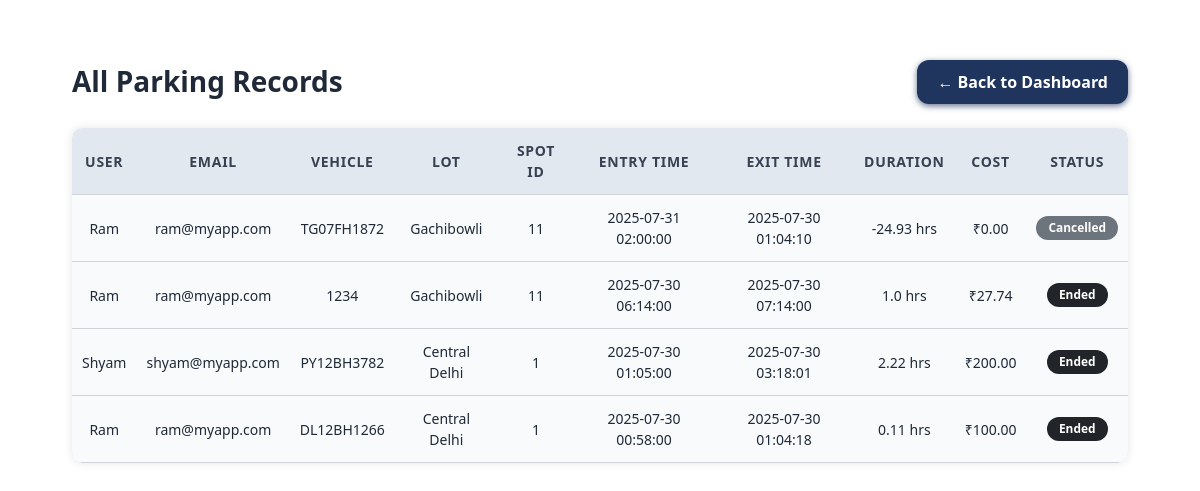
The page /admin/all_parking_records (signed in) on the database its author committed.
### backend/models.py (models this page shows, shortened)
class User(db.Model, UserMixin):
    __tablename__ = "User"
    id = db.Column(db.Integer, primary_key = True, autoincrement = True)
    name = db.Column(db.String, nullable = False)
    email = db.Column(db.String, unique =True, nullable = False)
    password = db.Column(db.String, nullable = False)
    address = db.Column(db.String, nullable = False)
    phone = db.Column(db.String, nullable = False)

class Vehicle(db.Model):
    __tablename__ = "Vehicle"
    id = db.Column(db.Integer, primary_key = True, autoincrement = True)
    user_id= db.Column(db.Integer, db.ForeignKey("User.id"), nullable = False)
    vehicle_type = db.Column(db.String, nullable = False)
    vehicle_number= db.Column(db.String, unique = True, nullable = False)
    user = db.relationship("User", backref = "vehicles")

class ParkingLot(db.Model):
    __tablename__ = "ParkingLot"
    id = db.Column(db.Integer, primary_key = True, autoincrement = True)
    location = db.Column(db.String, nullable = False)
    address = db.Column(db.String, nullable = False)
    price = db.Column(db.Integer, nullable = False)
    no_of_spots = db.Column(db.Integer, nullable = False)

class Reservation(db.Model):
    __tablename__ = "Reservation"
    id = db.Column(db.Integer, primary_key = True, autoincrement = True)
    spot_id = db.Column(db.Integer, db.ForeignKey("ParkingSpot.id"), nullable = False)
    user_id = db.Column(db.Integer, db.ForeignKey("User.id"), nullable = False)
    vehicle_id = db.Column(db.Integer, db.ForeignKey("Vehicle.id"), nullable=True)
    status = db.Column(db.String, nullable = False)
    cost = db.Column(db.Numeric(10, 2), nullable=False)
    entry_ts = db.Column(db.DateTime(timezone=True), default=lambda:datetime.now(IST))
    exit_ts = db.Column(db.DateTime(timezone=True))
    user = db.relationship("User", backref = "reservations")
    spot = db.relationship("ParkingSpot", backref = "reservations")
    vehicle = db.relationship("Vehicle", backref="reservations")

### backend/routes.py (the view)
@routes_bp.route('/admin/all_parking_records', methods=['GET'])
@login_required
def all_parking_records():
    reservations = Reservation.query.order_by(Reservation.entry_ts.desc()).all()
    records = []
    for res in reservations:
        user = res.user
        vehicle = res.vehicle
        lot = res.spot.lot
        spot = res.spot
        entry = res.entry_ts.astimezone(IST) if res.entry_ts else None
        exit_ = res.exit_ts.astimezone(IST) if res.exit_ts else None
        duration_hours = None
        if entry and exit_:
            duration_seconds = (exit_ - entry).total_seconds()
            duration_hours = round(duration_seconds / 3600, 2)
        records.append({
            "user_name": user.name,
            "user_email": user.email,
            "vehicle_number": vehicle.vehicle_number if vehicle else "N/A",
            "lot_address": lot.address,
            "spot_id": spot.id,
            "entry_ts": entry.strftime('%Y-%m-%d %H:%M:%S') if entry else "N/A",
            "exit_ts": exit_.strftime('%Y-%m-%d %H:%M:%S') if exit_ else "N/A",
            "duration": f"{duration_hours} hrs" if duration_hours else "N/A",
            "cost": f"₹{res.cost:.2f}" if res.cost else "₹0.00",
            "status": res.status,
        })
    return render_template('admin/all_parking_records.html', records=records)

### templates/admin/all_parking_records.html (shortened to what this page needs)
<!DOCTYPE html>
<html lang="en">
<head>
  <link rel="stylesheet" href="{{ url_for('static', filename='css/bootstrap.min.css') }}" />
</head>
<body>
  <div class="container">
    <div class="top-bar">
      <h2>All Parking Records</h2>
      <a href="{{ url_for('routes_bp.admin_dashboard') }}" class="btn-back">← Back to Dashboard</a>
    </div>
    <div class="table-responsive">
      <table>
        <thead>
          <tr>
            <th>User</th>
            <th>Email</th>
            <th>Vehicle</th>
            <th>Lot</th>
            <th>Spot ID</th>
            <th>Entry Time</th>
            <th>Exit Time</th>
            <th>Duration</th>
            <th>Cost</th>
            <th>Status</th>
          </tr>
        </thead>
        <tbody>
          {% for record in records %}
          <tr>
            <td>{{ record.user_name }}</td>
            <td>{{ record.user_email }}</td>
            <td>{{ record.vehicle_number }}</td>
            <td>{{ record.lot_address }}</td>
            <td>{{ record.spot_id }}</td>
            <td>{{ record.entry_ts }}</td>
            <td>{{ record.exit_ts }}</td>
            <td>{{ record.duration }}</td>
            <td>{{ record.cost }}</td>
            <td>
              <span class="badge {% if record.status == 'Active' %}bg-success
                          {% elif record.status == 'Scheduled' %}bg-info
                          {% elif record.status == 'Cancelled' %}bg-secondary
                          {% else %}bg-dark{% endif %}">
                {{ record.status }}
              </span>
            </td>
          </tr>
          {% endfor %}
        </tbody>
      </table>
    </div>
  </div>
</body>
</html>

### templates/admin/all_parking_records.html (style rules this page uses)
body { background-color: #ffffff; color: #1f2937; font-family: 'Segoe UI', Tahoma, Geneva, Verdana, sans-serif; margin: 0; padding: 0; min-height: 100vh; display: flex; flex-direction: column; align-items: center; }
.container { margin-top: 60px; width: 90%; max-width: 1200px; }
.top-bar { display: flex; justify-content: space-between; align-items: center; margin-bottom: 24px; }
.top-bar h2 { color: #1f2937; font-weight: 700; font-size: 28px; margin: 0; }
.btn-back { background-color: #1f355d; border: none; color: white; padding: 10px 20px; border-radius: 12px; font-weight: 600; cursor: pointer; text-decoration: none; transition: background-color 0.3s ease; user-select: none; box-shadow: 0 2px 6px rgb(31 53 93 / 0.7); }
.table-responsive { overflow-x: auto; box-shadow: 0 0 10px rgb(0 0 0 / 0.1); border-radius: 10px; }
table { width: 100%; border-collapse: separate; border-spacing: 0; background-color: #f9fafb; color: #1f2937; border-radius: 10px; overflow: hidden; font-size: 14px; box-shadow: 0 1px 8px rgb(0 0 0 / 0.15); }
thead { background-color: #e2e8f0; }
th, td { padding: 12px 10px; text-align: center; vertical-align: middle; border-bottom: 1px solid #d1d5db; }
th { color: #374151; font-weight: 600; user-select: none; letter-spacing: 0.05em; text-transform: uppercase; }
.badge { padding: 6px 12px; border-radius: 12px; font-weight: 600; font-size: 0.85em; display: inline-block; }
.bg-secondary { background-color: #6c757d; color: white; box-shadow: none; }
.bg-dark { background-color: #343a40; color: white; box-shadow: none; }

### rows shown on the page
User: user_name "Ram" "Ram" "Ram", user_email "ram@myapp.com" "ram@myapp.com" "ram@myapp.com"
Vehicle: vehicle_number "TG07FH1872"
ParkingLot: lot_address "Gachibowli" "Gachibowli"
Reservation: status "Cancelled"
Vehicle: vehicle_number "1234"
Reservation: status "Ended"
User: user_name "Shyam", user_email "shyam@myapp.com"
Vehicle: vehicle_number "PY12BH3782"
ParkingLot: lot_address "Central Delhi" "Central Delhi"
Reservation: status "Ended"
Vehicle: vehicle_number "DL12BH1266"
Reservation: status "Ended"

### other values the page prints
{{ record.spot_id }} "11" "11" "1" "1"
{{ record.entry_ts }} "2025-07-31 02:00:00" "2025-07-30 06:14:00" "2025-07-30 01:05:00" "2025-07-30 00:58:00"
{{ record.exit_ts }} "2025-07-30 01:04:10" "2025-07-30 07:14:00" "2025-07-30 03:18:01" "2025-07-30 01:04:18"
{{ record.duration }} "-24.93 hrs" "1.0 hrs" "2.22 hrs" "0.11 hrs"
{{ record.cost }} "₹0.00" "₹27.74" "₹200.00" "₹100.00"
